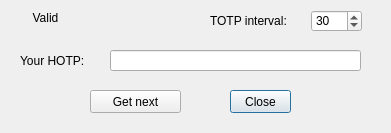
<?xml version="1.0" encoding="UTF-8"?>
<ui version="4.0">
 <class>HOTPDialog</class>
 <widget class="QDialog" name="HOTPDialog">
  <property name="geometry">
   <rect>
    <x>0</x>
    <y>0</y>
    <width>391</width>
    <height>133</height>
   </rect>
  </property>
  <property name="windowTitle">
   <string>Dialog</string>
  </property>
  <property name="windowIcon">
   <iconset resource="resources.qrc">
    <normaloff>:/images/CS_icon.png</normaloff>:/images/CS_icon.png</iconset>
  </property>
  <widget class="QLineEdit" name="lineEdit">
   <property name="geometry">
    <rect>
     <x>110</x>
     <y>50</y>
     <width>251</width>
     <height>21</height>
    </rect>
   </property>
   <property name="readOnly">
    <bool>true</bool>
   </property>
  </widget>
  <widget class="QLabel" name="label">
   <property name="geometry">
    <rect>
     <x>20</x>
     <y>50</y>
     <width>81</width>
     <height>21</height>
    </rect>
   </property>
   <property name="text">
    <string>Your HOTP:</string>
   </property>
  </widget>
  <widget class="QPushButton" name="cancelButton">
   <property name="geometry">
    <rect>
     <x>230</x>
     <y>90</y>
     <width>61</width>
     <height>23</height>
    </rect>
   </property>
   <property name="text">
    <string>Close</string>
   </property>
  </widget>
  <widget class="QPushButton" name="nextButton">
   <property name="geometry">
    <rect>
     <x>90</x>
     <y>90</y>
     <width>91</width>
     <height>23</height>
    </rect>
   </property>
   <property name="text">
    <string>Get next</string>
   </property>
  </widget>
  <widget class="QSpinBox" name="intervalSpinBox">
   <property name="geometry">
    <rect>
     <x>311</x>
     <y>10</y>
     <width>51</width>
     <height>22</height>
    </rect>
   </property>
   <property name="minimum">
    <number>1</number>
   </property>
   <property name="maximum">
    <number>65536</number>
   </property>
   <property name="value">
    <number>30</number>
   </property>
  </widget>
  <widget class="QLabel" name="intervalLabel">
   <property name="geometry">
    <rect>
     <x>210</x>
     <y>10</y>
     <width>111</width>
     <height>21</height>
    </rect>
   </property>
   <property name="text">
    <string>TOTP interval:</string>
   </property>
  </widget>
  <widget class="QLabel" name="validTimer">
   <property name="geometry">
    <rect>
     <x>20</x>
     <y>10</y>
     <width>51</width>
     <height>16</height>
    </rect>
   </property>
   <property name="text">
    <string>Valid</string>
   </property>
   <property name="alignment">
    <set>Qt::AlignCenter</set>
   </property>
  </widget>
 </widget>
 <resources>
  <include location="resources.qrc"/>
 </resources>
 <connections>
  <connection>
   <sender>cancelButton</sender>
   <signal>clicked()</signal>
   <receiver>HOTPDialog</receiver>
   <slot>reject()</slot>
   <hints>
    <hint type="sourcelabel">
     <x>337</x>
     <y>101</y>
    </hint>
    <hint type="destinationlabel">
     <x>195</x>
     <y>66</y>
    </hint>
   </hints>
  </connection>
 </connections>
</ui>
